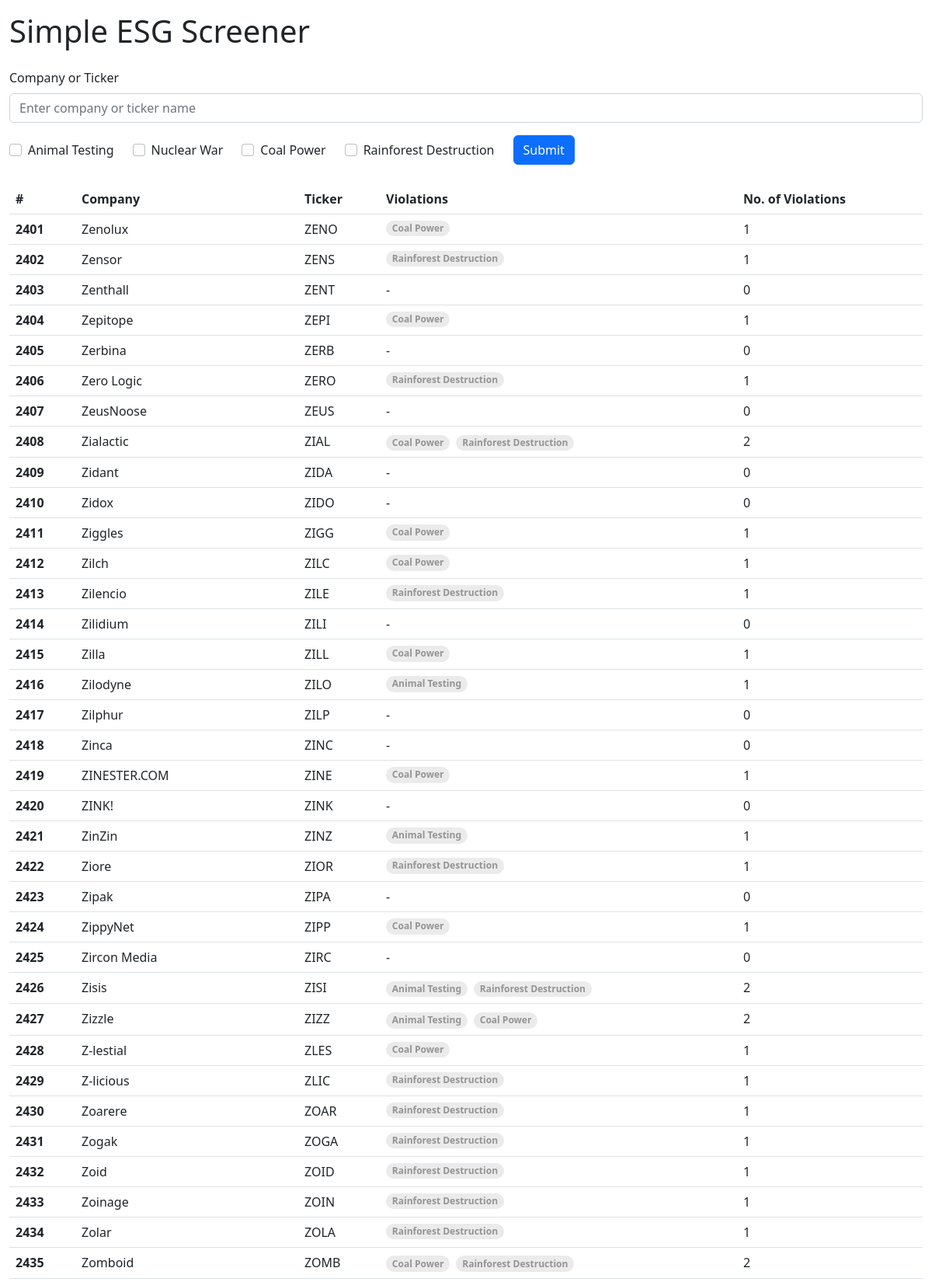
Page /?page=49 (upper part) on the committed database.
### core/models.py (models this page shows)
class stocks(models.Model):
    company = models.CharField(max_length=100)
    ticker = models.CharField(max_length=30)
    animal_testing = models.BooleanField()
    nuclear_war = models.BooleanField()
    coal_power = models.BooleanField()
    rainforest_destruction = models.BooleanField()

### core/views.py (the view)
# urls.py: path('', views.index),
def index(request):
    Stocks = stocks.objects.all()
    company_ticker = request.GET.get('company_ticker', '')
    animal_testing = request.GET.get('animal_testing', '')
    nuclear_war = request.GET.get('nuclear_war', '')
    coal_power = request.GET.get('coal_power', '')
    rainforest_destruction = request.GET.get('rainforest_destruction', '')
    page_number = request.GET.get('page')
    if company_ticker != '':
        Stocks = Stocks.filter(Q(company__icontains=company_ticker) | Q(ticker__icontains=company_ticker)).distinct()
    if animal_testing != '':
        Stocks = Stocks.filter(animal_testing=True).distinct()
    if nuclear_war != '':
        Stocks = Stocks.filter(nuclear_war=True).distinct()
    if coal_power != '':
        Stocks = Stocks.filter(coal_power=True).distinct()
    if rainforest_destruction != '':
        Stocks = Stocks.filter(rainforest_destruction=True).distinct()
    for Stock in Stocks: Stock.violation_count = (Stock.animal_testing, Stock.nuclear_war, Stock.coal_power, Stock.rainforest_destruction ).count(True)
    paginator = Paginator(Stocks, 50)
    Stocks = paginator.get_page(page_number)
    return render(request, "index.html", {'Title': 'Home', 'Class': 'home', 'stocks': Stocks })

### core/templatetags/custom_filters.py (called while the page is built)
@register.filter
def account_for_pagination(value, page):
    value, page = int(value), int(page)
    counter_value = value + ((page - 1) * 50)
    return counter_value

### core/templates/index.html (shortened to what this page needs)
{% extends 'main.html' %}
{% load custom_filters %}
{% block body %}
<div class="row mb-3 mt-3">
    <h1>Simple ESG Screener</h1>
</div>
<div class="row">
<div class="col-12">
    <form>
        <div class="mb-3">
          <label for="company_ticker" class="form-label">Company or Ticker</label>
          <input type="text" class="form-control" id="company_ticker" aria-describedby="company_ticker" name="company_ticker" placeholder="Enter company or ticker name" >
        </div>
        <div class="form-group d-flex gap-4 align-items-baseline">
            <div class="form-group d-flex gap-4">
                <div class="mb-3 form-check">
                <input type="checkbox" class="form-check-input" id="animal_testing" name="animal_testing" {% if request.GET.animal_testing %}checked{% endif %}>
                <label class="form-check-label" for="animal_testing">Animal Testing</label>
                </div>
                <div class="mb-3 form-check">
                    <input type="checkbox" class="form-check-input" id="nuclear_war" name="nuclear_war" {% if request.GET.nuclear_war %}checked{% endif %}>
                    <label class="form-check-label" for="nuclear_war">Nuclear War</label>
                </div>
                <div class="mb-3 form-check">
                    <input type="checkbox" class="form-check-input" id="coal_power" name="coal_power" {% if request.GET.coal_power %}checked{% endif %}>
                    <label class="form-check-label" for="coal_power">Coal Power</label>
                </div>
                <div class="mb-3 form-check">
                    <input type="checkbox" class="form-check-input" id="rainforest_destruction" name="rainforest_destruction" {% if request.GET.rainforest_destruction %}checked{% endif %}>
                    <label class="form-check-label" for="rainforest_destruction">Rainforest Destruction</label>
                </div>
            </div>
            <button type="submit" class="btn btn-primary">Submit</button>
        </div>
      </form>
</div>
</div>
<div class="row">
    <div class="col-12">
        <table class="table">
            <thead>
            <tr>
                <th scope="col">#</th>
                <th scope="col">Company</th>
                <th scope="col">Ticker</th>
                <th scope="col">Violations</th>
                <th scope="col">No. of Violations</th>
            </tr>
            </thead>
            <tbody>
                {% for stock in stocks %}
                <tr>
                    <th>{{forloop.counter|account_for_pagination:stocks.number}}</th>
                    <td>{{stock.company}}</td>
                    <td>{{stock.ticker}}</td>
                    <td class="text-nowrap">
                        {% if stock.animal_testing %}<span class="badge rounded-pill text-bg-light me-1">Animal Testing</span>{% endif %}
                        {% if stock.coal_power %}<span class="badge rounded-pill text-bg-light me-1">Coal Power</span>{% endif %}
                        {% if stock.rainforest_destruction %}<span class="badge rounded-pill text-bg-light me-1">Rainforest Destruction</span>{% endif %}
                        {% if not stock.animal_testing and not stock.nuclear_war and not stock.coal_power and not stock.rainforest_destruction %}-{% endif %}
                    </td>
                    <td>{{stock.violation_count}}</td>
                </tr>
                {% endfor %}
            </tbody>
        </table>
    </div>
</div>
{% endblock %}

### core/templates/partials/head.html (style rules this page uses)
.text-bg-light { color: hsl(0deg 0% 58%)!important;background-color: hsl(0deg 0% 92%) !important; }

### rows in the picture
stocks: company "Zenolux", ticker "ZENO", coal_power "Coal Power", violation_count "1"
stocks: company "Zensor", ticker "ZENS", rainforest_destruction "Rainforest Destruction", violation_count "1"
stocks: company "Zenthall", ticker "ZENT", violation_count "0"
stocks: company "Zepitope", ticker "ZEPI", coal_power "Coal Power", violation_count "1"
stocks: company "Zerbina", ticker "ZERB", violation_count "0"
stocks: company "Zero Logic", ticker "ZERO", rainforest_destruction "Rainforest Destruction", violation_count "1"
stocks: company "ZeusNoose", ticker "ZEUS", violation_count "0"
stocks: company "Zialactic", ticker "ZIAL", coal_power "Coal Power", rainforest_destruction "Rainforest Destruction", violation_count "2"
stocks: company "Zidant", ticker "ZIDA", violation_count "0"
stocks: company "Zidox", ticker "ZIDO", violation_count "0"
stocks: company "Ziggles", ticker "ZIGG", coal_power "Coal Power", violation_count "1"
stocks: company "Zilch", ticker "ZILC", coal_power "Coal Power", violation_count "1"
stocks: company "Zilencio", ticker "ZILE", rainforest_destruction "Rainforest Destruction", violation_count "1"
stocks: company "Zilidium", ticker "ZILI", violation_count "0"
stocks: company "Zilla", ticker "ZILL", coal_power "Coal Power", violation_count "1"
stocks: company "Zilodyne", ticker "ZILO", animal_testing "Animal Testing", violation_count "1"
stocks: company "Zilphur", ticker "ZILP", violation_count "0"
stocks: company "Zinca", ticker "ZINC", violation_count "0"
stocks: company "ZINESTER.COM", ticker "ZINE", coal_power "Coal Power", violation_count "1"
stocks: company "ZINK!", ticker "ZINK", violation_count "0"
stocks: company "ZinZin", ticker "ZINZ", animal_testing "Animal Testing", violation_count "1"
stocks: company "Ziore", ticker "ZIOR", rainforest_destruction "Rainforest Destruction", violation_count "1"
stocks: company "Zipak", ticker "ZIPA", violation_count "0"
stocks: company "ZippyNet", ticker "ZIPP", coal_power "Coal Power", violation_count "1"
stocks: company "Zircon Media", ticker "ZIRC", violation_count "0"
stocks: company "Zisis", ticker "ZISI", animal_testing "Animal Testing", rainforest_destruction "Rainforest Destruction", violation_count "2"
stocks: company "Zizzle", ticker "ZIZZ", animal_testing "Animal Testing", coal_power "Coal Power", violation_count "2"
stocks: company "Z-lestial", ticker "ZLES", coal_power "Coal Power", violation_count "1"
stocks: company "Z-licious", ticker "ZLIC", rainforest_destruction "Rainforest Destruction", violation_count "1"
stocks: company "Zoarere", ticker "ZOAR", rainforest_destruction "Rainforest Destruction", violation_count "1"
stocks: company "Zogak", ticker "ZOGA", rainforest_destruction "Rainforest Destruction", violation_count "1"
stocks: company "Zoid", ticker "ZOID", rainforest_destruction "Rainforest Destruction", violation_count "1"
stocks: company "Zoinage", ticker "ZOIN", rainforest_destruction "Rainforest Destruction", violation_count "1"
stocks: company "Zolar", ticker "ZOLA", rainforest_destruction "Rainforest Destruction", violation_count "1"
stocks: company "Zomboid", ticker "ZOMB", coal_power "Coal Power", rainforest_destruction "Rainforest Destruction", violation_count "2"
